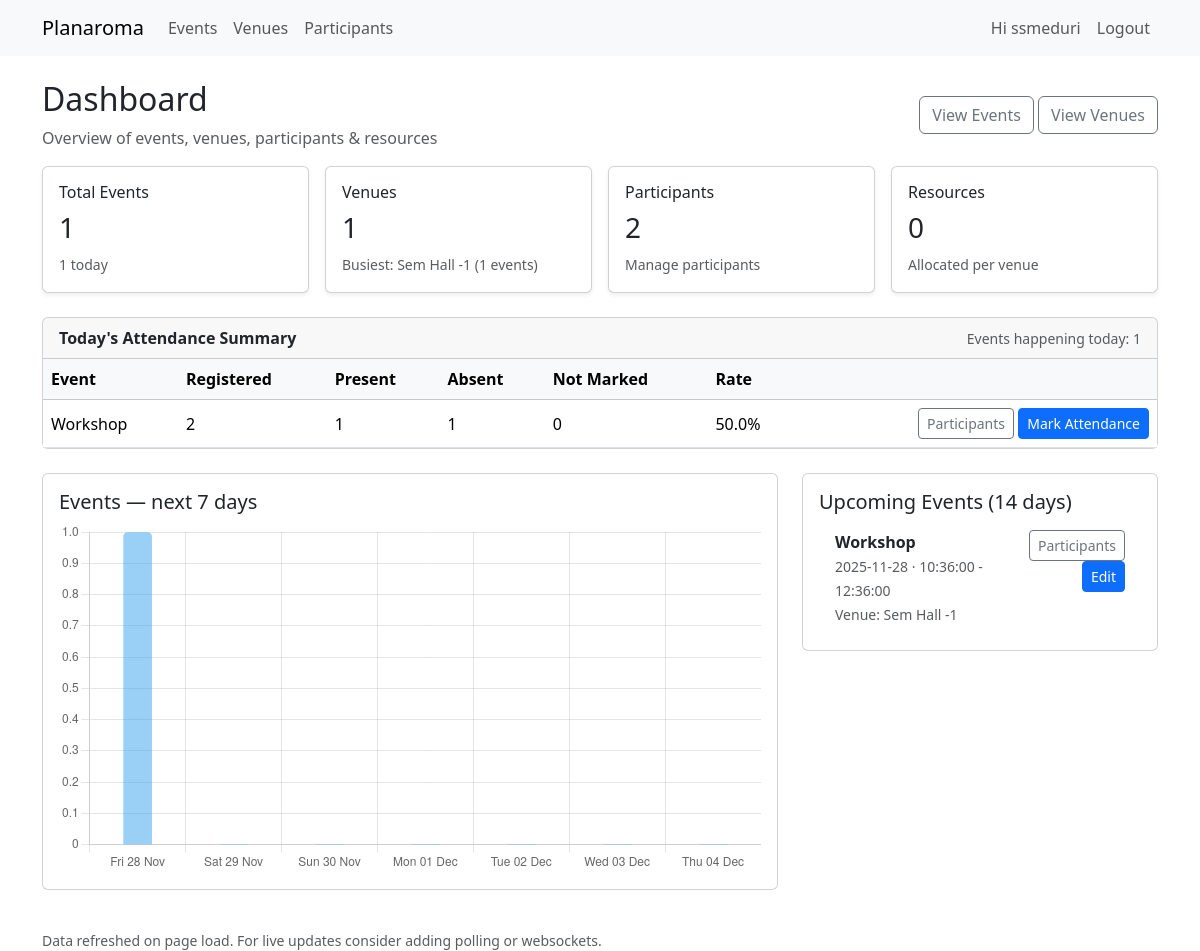
Page /dashboard (signed in) on the earlier database version.
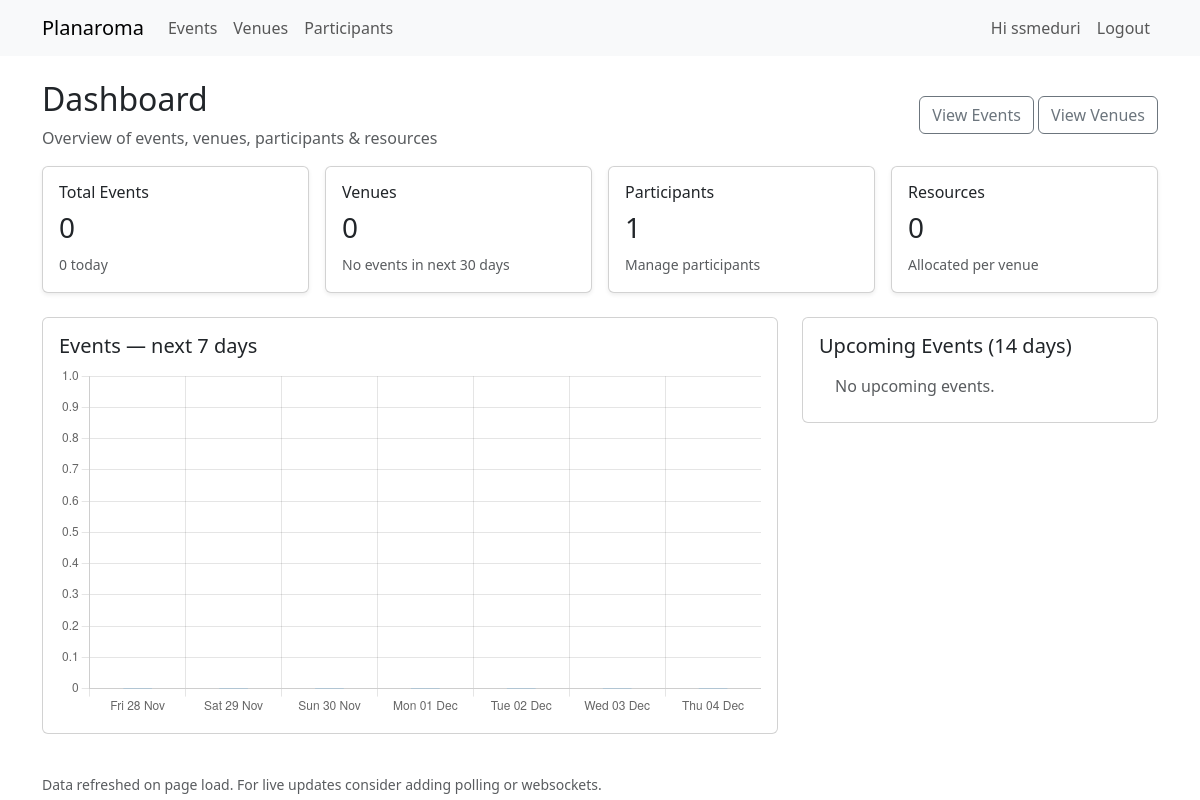
Same page on the later database version.
### app/models.py (models this page shows, shortened)
class Venue(db.Model):
    __tablename__ = 'venue'
    id = db.Column(db.Integer, primary_key=True)
    name = db.Column(db.String(150), nullable=False, unique=True)
    capacity = db.Column(db.Integer, nullable=False, default=0)
    resources_list = db.relationship('Resource', back_populates='venue', cascade='all, delete-orphan')
    events = db.relationship('Event', backref='venue', lazy=True, cascade='all, delete-orphan')

class Event(db.Model):
    __tablename__ = 'event'
    id = db.Column(db.Integer, primary_key=True)
    title = db.Column(db.String(120), nullable=False)
    description = db.Column(db.Text)
    date = db.Column(db.Date, nullable=False)
    start_time = db.Column(db.Time, nullable=False)
    end_time = db.Column(db.Time, nullable=False)
    venue_id = db.Column(db.Integer, db.ForeignKey('venue.id'), nullable=False)
    participant_assoc = db.relationship('EventParticipant', back_populates='event', cascade='all, delete-orphan')
    participants = db.relationship(
        'Participant',
        secondary='event_participants',
        back_populates='events',
        overlaps="participant_assoc,event_assoc"
    )

### app/routes.py (the view)
@main_bp.route('/dashboard')
@login_required
def dashboard():
    total_events = Event.query.count()
    total_venues = Venue.query.count()
    total_participants = Participant.query.count()
    total_resources = Resource.query.count()
    today = date.today()
    events_today = Event.query.filter_by(date=today).order_by(Event.start_time).all()
    events_today_count = len(events_today)
    days = []
    day_counts = []
    for i in range(0, 7):
        d = today + timedelta(days=i)
        days.append(d.strftime('%a %d %b'))
        cnt = Event.query.filter_by(date=d).count()
        day_counts.append(cnt)
    upcoming_limit = today + timedelta(days=14)
    upcoming_events = (
        Event.query.filter(Event.date >= today, Event.date <= upcoming_limit)
        .order_by(Event.date, Event.start_time)
        .all()
    )
    window_end = today + timedelta(days=30)
    venue_counts = (
        db.session.query(Venue.id, Venue.name, func.count(Event.id).label('ev_count'))
        .join(Event, Event.venue_id == Venue.id)
        .filter(Event.date >= today, Event.date <= window_end)
        .group_by(Venue.id)
        .order_by(func.count(Event.id).desc())
        .limit(1)
        .all()
    )
    busiest_venue = venue_counts[0] if venue_counts else None
    attendance_summary = []
    for e in events_today:
        total = db.session.query(EventParticipant).filter_by(event_id=e.id).count()
        present = db.session.query(EventParticipant).filter_by(event_id=e.id, attendance_status='present').count()
        absent = db.session.query(EventParticipant).filter_by(event_id=e.id, attendance_status='absent').count()
        not_marked = db.session.query(EventParticipant).filter_by(event_id=e.id, attendance_status='not_marked').count()
        rate = (present / total * 100) if total > 0 else 0
        attendance_summary.append({
            "event": e,
            "total": total,
            "present": present,
            "absent": absent,
            "not_marked": not_marked,
            "rate": round(rate, 1)
        })
    return render_template(
        'dashboard.html',
        total_events=total_events,
        total_venues=total_venues,
        total_participants=total_participants,
        total_resources=total_resources,
        events_today=events_today,
        events_today_count=events_today_count,
        days=days,
        day_counts=day_counts,
        upcoming_events=upcoming_events,
        busiest_venue=busiest_venue,
        attendance_summary=attendance_summary
    )

### app/__init__.py (called while the page is built)
def create_app():
    app = Flask(__name__, static_folder='static', template_folder='templates')
    app.config.from_object(Config)
    db.init_app(app)
    login_manager.init_app(app)
    from .models import User
    @login_manager.user_loader
    def load_user(user_id):
        return User.query.get(int(user_id))
    from .routes import main_bp
    from .auth import auth_bp
    app.register_blueprint(main_bp)
    app.register_blueprint(auth_bp)
    return app

### app/templates/dashboard.html (shortened to what the changed rows need)
{% extends 'base.html' %}
{% block content %}
<div class="d-flex justify-content-between align-items-center mb-3">
  <div>
    <h2>Dashboard</h2>
  </div>
</div>
<div class="row g-3 mb-4">
  <div class="col-md-3">
    <div class="card shadow-sm">
      <div class="card-body">
        <h6 class="card-title">Total Events</h6>
        <h3 class="card-text">{{ total_events }}</h3>
        <small class="text-muted">{{ events_today_count }} today</small>
      </div>
    </div>
  </div>
  <div class="col-md-3">
    <div class="card shadow-sm">
      <div class="card-body">
        <h6 class="card-title">Venues</h6>
        <h3 class="card-text">{{ total_venues }}</h3>
        {% if busiest_venue %}
          <small class="text-muted">Busiest: {{ busiest_venue[1] }} ({{ busiest_venue[2] }} events)</small>
        {% else %}
          <small class="text-muted">No events in next 30 days</small>
        {% endif %}
      </div>
    </div>
  </div>
  <div class="col-md-3">
    <div class="card shadow-sm">
      <div class="card-body">
        <h6 class="card-title">Participants</h6>
        <h3 class="card-text">{{ total_participants }}</h3>
        <small class="text-muted">Manage participants</small>
      </div>
    </div>
  </div>
</div>
{% if attendance_summary %}
<div class="card mb-4">
  <div class="card-header d-flex justify-content-between align-items-center">
    <strong>Today's Attendance Summary</strong>
    <small class="text-muted">Events happening today: {{ events_today_count }}</small>
  </div>
  <div class="card-body p-0">
    <div class="table-responsive">
      <table class="table mb-0">
        <thead class="table-light">
          <tr>
            <th>Event</th>
            <th>Registered</th>
            <th>Present</th>
            <th>Absent</th>
            <th>Not Marked</th>
            <th>Rate</th>
            <th></th>
          </tr>
        </thead>
        <tbody>
          {% for a in attendance_summary %}
          <tr>
            <td class="align-middle">{{ a.event.title }}</td>
            <td class="align-middle">{{ a.total }}</td>
            <td class="align-middle">{{ a.present }}</td>
            <td class="align-middle">{{ a.absent }}</td>
            <td class="align-middle">{{ a.not_marked }}</td>
            <td class="align-middle">{{ a.rate }}%</td>
            <td class="align-middle text-end">
              <a class="btn btn-sm btn-outline-secondary" href="{{ url_for('main.event_participants_view', event_id=a.event.id) }}">Participants</a>
              {% if current_user.is_authenticated and current_user.role in ['admin','staff'] %}
                <a class="btn btn-sm btn-primary" href="{{ url_for('main.event_attendance_view', event_id=a.event.id) }}">Mark Attendance</a>
              {% endif %}
            </td>
          </tr>
          {% endfor %}
        </tbody>
      </table>
    </div>
  </div>
</div>
{% endif %}
<div class="row">
  <div class="col-lg-8 mb-4">
    <div class="card">
      <div class="card-body">
        <h5 class="card-title">Events — next 7 days</h5>
        <canvas id="eventsChart" width="400" height="200"></canvas>
      </div>
    </div>
  </div>
  <div class="col-lg-4 mb-4">
    <div class="card">
      <div class="card-body">
        <ul class="list-group list-group-flush">
          {% for e in upcoming_events %}
            <li class="list-group-item">
              <div class="d-flex justify-content-between">
                <div>
                  <strong>{{ e.title }}</strong><br>
                  <small class="text-muted">{{ e.date }} · {{ e.start_time }} - {{ e.end_time }}</small><br>
                  <small class="text-muted">Venue: {{ e.venue.name if e.venue else 'N/A' }}</small>
                </div>
                <div class="text-end">
                  <a class="btn btn-sm btn-outline-secondary" href="{{ url_for('main.event_participants_view', event_id=e.id) }}">Participants</a>
                  {% if current_user.is_authenticated and current_user.role in ['admin','staff'] %}
                    <a class="btn btn-sm btn-primary" href="{{ url_for('main.edit_event', event_id=e.id) }}">Edit</a>
                  {% endif %}
                </div>
              </div>
            </li>
          {% else %}
            <li class="list-group-item text-muted">No upcoming events.</li>
          {% endfor %}
        </ul>
      </div>
    </div>
  </div>
</div>
<script>
  (function(){
    const labels = {{ days|tojson }};
    const data = {{ day_counts|tojson }};
    const ctx = document.getElementById('eventsChart').getContext('2d');
    new Chart(ctx, {
      type: 'bar',
      data: {
        labels: labels,
        datasets: [{
          label: 'Events',
          data: data,
          borderRadius: 5,
          barThickness: 28
        }]
      },
      options: {
        responsive: true,
        plugins: {
          legend: { display: false },
          tooltip: { mode: 'index', intersect: false }
        },
        scales: {
          y: { beginAtZero: true, precision: 0 }
        }
      }
    });
  })();
</script>
{% endblock %}

Differences in the rows shown:
removed Venue: name "Sem Hall -1"
removed Event: event "Workshop", title "Workshop", date "2025-11-28", start_time "10:36:00", end_time "12:36:00", venue "Sem Hall -1"
Other differences:
{{ total_events }}: "1" → "0"
{{ events_today_count }}: "1" → "0"
{{ total_venues }}: "1" → "0"
{{ total_participants }}: "2" → "1"
chart data {{ day_counts|tojson }}: [1, 0, 0, 0, 0, 0, 0] → [0, 0, 0, 0, 0, 0, 0]
{{ busiest_venue[2] }}: "1" → (not shown)
{{ events_today_count }}: "1" → (not shown)
text no longer shown: "Busiest: ( events) Today's Attendance Summary Events happening today: Event Registered Present Absent Not Marked Rate"
text now shown: "No events in next 30 days No upcoming events."
list line gone: "2 1 1 0 50.0 % Participants Mark Attendance"
